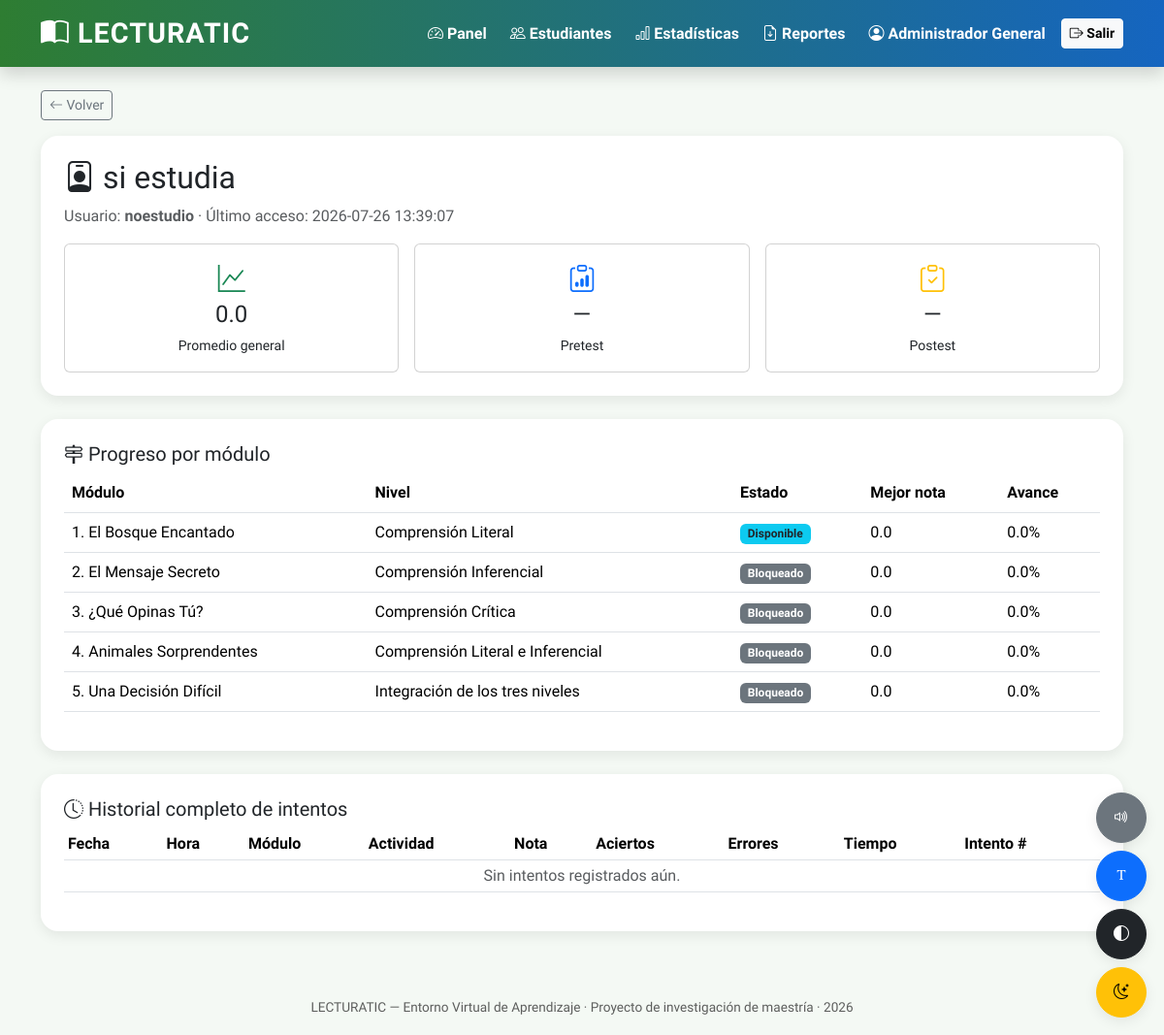
The page /admin/estudiantes/3/detalle (signed in) on the database as committed earlier.
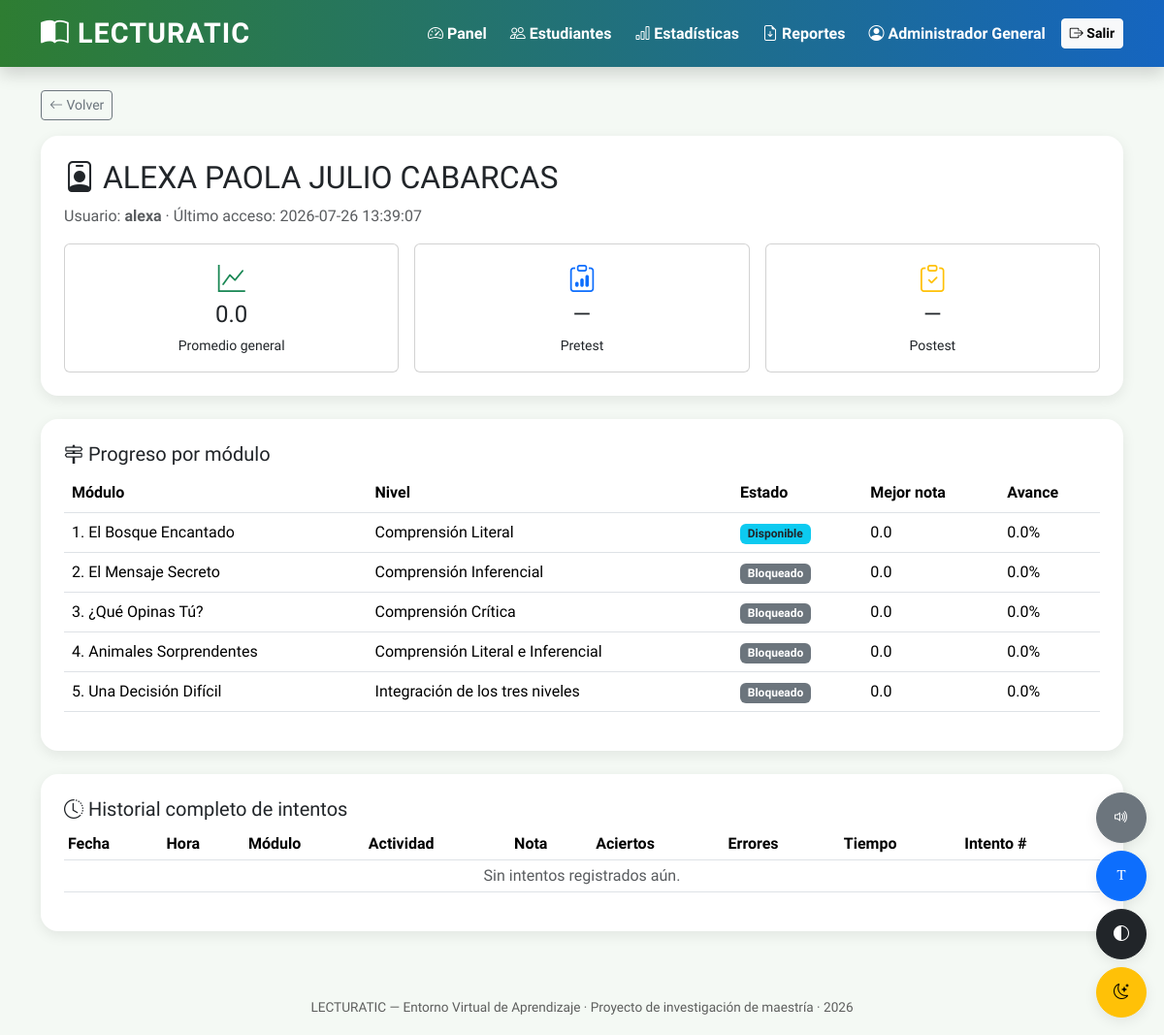
The same page on the database as committed later.
### tables this page shows
CREATE TABLE "usuarios" (
	"id"	INTEGER,
	"usuario"	TEXT NOT NULL UNIQUE,
	"nombre_completo"	TEXT NOT NULL,
	"password_hash"	TEXT NOT NULL,
	"rol"	NUMERIC NOT NULL CHECK("rol" IN ('admin', 'estudiante')),
	"avatar"	TEXT DEFAULT 'avatar1.png',
	"fecha_creacion"	TEXT NOT NULL,
	"ultimo_acceso"	TEXT,
	"activo"	INTEGER DEFAULT 1,
	PRIMARY KEY("id" AUTOINCREMENT)
);

CREATE TABLE progreso (
            id INTEGER PRIMARY KEY AUTOINCREMENT,
            usuario_id INTEGER NOT NULL,
            modulo_id INTEGER NOT NULL,
            desbloqueado INTEGER DEFAULT 0,
            aprobado INTEGER DEFAULT 0,
            mejor_nota REAL DEFAULT 0,
            porcentaje_avance REAL DEFAULT 0,
            tiempo_total_segundos INTEGER DEFAULT 0,
            estado TEXT DEFAULT 'bloqueado',
            UNIQUE(usuario_id, modulo_id),
            FOREIGN KEY (usuario_id) REFERENCES usuarios(id),
            FOREIGN KEY (modulo_id) REFERENCES modulos(id)
        );

CREATE TABLE modulos (
            id INTEGER PRIMARY KEY,
            orden INTEGER NOT NULL,
            titulo TEXT NOT NULL,
            nivel TEXT,
            descripcion TEXT,
            nota_minima REAL DEFAULT 3.5
        );

### app.py (the view)
@app.route("/admin/estudiantes/<int:usuario_id>/detalle")
@admin_requerido
def admin_detalle_estudiante(usuario_id):
    conn = get_db()
    estudiante = conn.execute("SELECT * FROM usuarios WHERE id = ?", (usuario_id,)).fetchone()
    if not estudiante:
        abort(404)
    progreso = conn.execute("""
        SELECT progreso.*, modulos.titulo, modulos.nivel, modulos.orden FROM progreso
        JOIN modulos ON modulos.id = progreso.modulo_id
        WHERE progreso.usuario_id = ? ORDER BY modulos.orden
    """, (usuario_id,)).fetchall()
    intentos = conn.execute("""
        SELECT intentos.*, modulos.titulo as modulo_titulo FROM intentos
        JOIN modulos ON modulos.id = intentos.modulo_id
        WHERE intentos.usuario_id = ? ORDER BY intentos.id DESC
    """, (usuario_id,)).fetchall()
    pretest = conn.execute("SELECT * FROM pretest_postest WHERE usuario_id=? AND tipo='pretest'",
                            (usuario_id,)).fetchone()
    postest = conn.execute("SELECT * FROM pretest_postest WHERE usuario_id=? AND tipo='postest'",
                            (usuario_id,)).fetchone()
    conn.close()
    promedio = calcular_promedio_general(usuario_id)
    return render_template("admin/detalle_estudiante.html", estudiante=estudiante,
                            progreso=progreso, intentos=intentos, promedio=promedio,
                            pretest=pretest, postest=postest)

### app.py (called while the page is built)
def admin_requerido(f):
    @wraps(f)
    def decorado(*args, **kwargs):
        if "usuario_id" not in session:
            return redirect(url_for("login"))
        if session.get("rol") != "admin":
            abort(403)
        return f(*args, **kwargs)
    return decorado

### database.py (called while the page is built)
def get_db():
    conn = sqlite3.connect(DB_PATH)
    conn.row_factory = sqlite3.Row
    conn.execute("PRAGMA foreign_keys = ON")
    return conn

### logica.py (called while the page is built)
def calcular_promedio_general(usuario_id):
    conn = get_db()
    cur = conn.cursor()
    cur.execute("""
        SELECT AVG(mejor_nota) as promedio FROM progreso
        WHERE usuario_id = ? AND mejor_nota > 0
    """, (usuario_id,))
    row = cur.fetchone()
    conn.close()
    return round(row["promedio"], 1) if row and row["promedio"] else 0.0

### templates/admin/detalle_estudiante.html (shortened to what this page needs)
{% extends "base.html" %}
{% block contenido %}
<a href="{{ url_for('admin_estudiantes') }}" class="btn btn-outline-secondary btn-sm mb-3"><i class="bi bi-arrow-left"></i> Volver</a>
<div class="card card-suave p-4 mb-4">
  <h2><i class="bi bi-person-badge"></i> {{ estudiante.nombre_completo }}</h2>
  <p class="text-muted">Usuario: <b>{{ estudiante.usuario }}</b> &middot; Último acceso: {{ estudiante.ultimo_acceso or "Sin registro" }}</p>
  <div class="row g-3">
    <div class="col-md-4"><div class="card p-3 text-center"><i class="bi bi-graph-up text-success fs-3"></i><h4>{{ promedio }}</h4><small>Promedio general</small></div></div>
    <div class="col-md-4"><div class="card p-3 text-center"><i class="bi bi-clipboard-data text-primary fs-3"></i><h4>{{ pretest.nota if pretest else "—" }}</h4><small>Pretest</small></div></div>
    <div class="col-md-4"><div class="card p-3 text-center"><i class="bi bi-clipboard-check text-warning fs-3"></i><h4>{{ postest.nota if postest else "—" }}</h4><small>Postest</small></div></div>
  </div>
</div>
<div class="card card-suave p-4 mb-4">
  <h5><i class="bi bi-signpost-2"></i> Progreso por módulo</h5>
  <table class="table">
    <thead><tr><th>Módulo</th><th>Nivel</th><th>Estado</th><th>Mejor nota</th><th>Avance</th></tr></thead>
    <tbody>
      {% for p in progreso %}
      <tr>
        <td>{{ p.orden }}. {{ p.titulo }}</td>
        <td>{{ p.nivel }}</td>
        <td>
          {% if p.aprobado %}<span class="badge bg-success">Aprobado</span>
          {% elif p.desbloqueado %}<span class="badge bg-info text-dark">Disponible</span>
          {% else %}<span class="badge bg-secondary">Bloqueado</span>{% endif %}
        </td>
        <td>{{ p.mejor_nota }}</td>
        <td>{{ p.porcentaje_avance }}%</td>
      </tr>
      {% endfor %}
    </tbody>
  </table>
</div>
<div class="card card-suave p-4">
  <h5><i class="bi bi-clock-history"></i> Historial completo de intentos</h5>
  <div class="table-responsive">
  <table class="table table-sm">
    <thead><tr><th>Fecha</th><th>Hora</th><th>Módulo</th><th>Actividad</th><th>Nota</th><th>Aciertos</th><th>Errores</th><th>Tiempo</th><th>Intento #</th></tr></thead>
    <tbody>
      {% for i in intentos %}
      <tr>
        <td>{{ i.fecha }}</td><td>{{ i.hora }}</td><td>{{ i.modulo_titulo }}</td>
        <td>{{ i.tipo_actividad.replace('_',' ')|capitalize }}</td>
        <td><b>{{ i.nota }}</b></td><td>{{ i.aciertos }}</td><td>{{ i.errores }}</td>
        <td>{{ i.tiempo_segundos }}s</td><td>{{ i.numero_intento }}</td>
      </tr>
      {% else %}
      <tr><td colspan="9" class="text-center text-muted">Sin intentos registrados aún.</td></tr>
      {% endfor %}
    </tbody>
  </table>
  </div>
</div>
{% endblock %}

### templates/base.html (shortened to what this page needs)
<!DOCTYPE html>
<html lang="es">
<head>
<link href="https://cdn.jsdelivr.net/npm/bootstrap@5.3.3/dist/css/bootstrap.min.css" rel="stylesheet">
<link rel="stylesheet" href="https://cdn.jsdelivr.net/npm/bootstrap-icons@1.11.3/font/bootstrap-icons.css">
<link rel="stylesheet" href="{{ url_for('static', filename='css/style.css') }}">
</head>
<body class="{% if session.get('pref_tema') == 'oscuro' %}tema-oscuro{% endif %}">
{% if session.get('usuario_id') %}
<nav class="navbar navbar-expand-lg navbar-lecturatic mb-4 sticky-top shadow">
  <div class="container">
    <a class="navbar-brand logo-lecturatic" href="{{ url_for('index') }}">
      <i class="bi bi-book-half"></i> LECTURATIC
    </a>
    <div class="collapse navbar-collapse" id="navMenu">
      <ul class="navbar-nav ms-auto align-items-lg-center gap-2">
        {% if session.get('rol') == 'estudiante' %}
          <li class="nav-item"><a class="nav-link" href="{{ url_for('estudiante_dashboard') }}"><i class="bi bi-house-door"></i> Mi Aventura</a></li>
        {% else %}
          <li class="nav-item"><a class="nav-link" href="{{ url_for('admin_dashboard') }}"><i class="bi bi-speedometer2"></i> Panel</a></li>
          <li class="nav-item"><a class="nav-link" href="{{ url_for('admin_estudiantes') }}"><i class="bi bi-people"></i> Estudiantes</a></li>
          <li class="nav-item"><a class="nav-link" href="{{ url_for('admin_estadisticas') }}"><i class="bi bi-bar-chart"></i> Estadísticas</a></li>
          <li class="nav-item"><a class="nav-link" href="{{ url_for('admin_reportes') }}"><i class="bi bi-file-earmark-arrow-down"></i> Reportes</a></li>
        {% endif %}
        <li class="nav-item">
          <span class="nav-link"><i class="bi bi-person-circle"></i> {{ session.get('nombre_completo') }}</span>
        </li>
        <li class="nav-item">
          <a class="btn btn-sm btn-light fw-bold" href="{{ url_for('logout') }}"><i class="bi bi-box-arrow-right"></i> Salir</a>
        </li>
      </ul>
    </div>
  </div>
</nav>
{% endif %}
<div class="container mb-5">
  {% block contenido %}{% endblock %}
</div>
<footer class="footer-lecturatic">
  LECTURATIC &mdash; Entorno Virtual de Aprendizaje &middot; Proyecto de investigación de maestría &middot; {{ 2026 }}
</footer>
{% if session.get('usuario_id') %}
<div class="barra-accesibilidad d-flex flex-column gap-2">
  <button id="btnVoz" class="btn btn-secondary" title="Leer en voz alta"><i class="bi bi-volume-up"></i></button>
  <button id="btnFuente" class="btn btn-primary" title="Aumentar letra"><i class="bi bi-fonts"></i></button>
  <button id="btnContraste" class="btn btn-dark" title="Alto contraste"><i class="bi bi-circle-half"></i></button>
  <button id="btnTema" class="btn btn-warning" title="Modo oscuro/claro"><i class="bi bi-moon-stars"></i></button>
</div>
{% endif %}
</body>
</html>

### static/css/style.css (style rules this page uses)
:root { --color-primario: #2E7D32; --color-secundario: #1565C0; --color-acento: #FF9800; --color-fondo: #F4F9F4; --color-tarjeta: #FFFFFF; --color-texto: #2B2B2B; --radio-borde: 18px; --sombra-suave: 0 4px 14px rgba(0,0,0,0.08); --fuente-base: 'Baloo 2', 'Comic Sans MS', 'Trebuchet MS', sans-serif; }
body { font-family: var(--fuente-base); background-color: var(--color-fondo); color: var(--color-texto); transition: background-color .3s ease, color .3s ease; }
.navbar-lecturatic { background: linear-gradient(90deg, var(--color-primario), var(--color-secundario)); }
.navbar-lecturatic .navbar-brand, .navbar-lecturatic .nav-link { color: #fff !important; font-weight: 700; }
.logo-lecturatic { font-size: 1.8rem; font-weight: 800; letter-spacing: 1px; }
.card-suave { background-color: var(--color-tarjeta); border-radius: var(--radio-borde); box-shadow: var(--sombra-suave); border: none; transition: transform .2s ease, box-shadow .2s ease; }
.barra-accesibilidad { position: fixed; bottom: 18px; right: 18px; z-index: 2000; }
.barra-accesibilidad .btn { border-radius: 50%; width: 52px; height: 52px; box-shadow: var(--sombra-suave); }
footer.footer-lecturatic { padding: 1.2rem 0; text-align: center; font-size: 0.85rem; opacity: 0.75; }

Rows that differ between the two databases and show on the page:
changed usuarios: nombre_completo "si estudia" → "ALEXA PAOLA JULIO CABARCAS"; usuario "noestudio" → "alexa"
